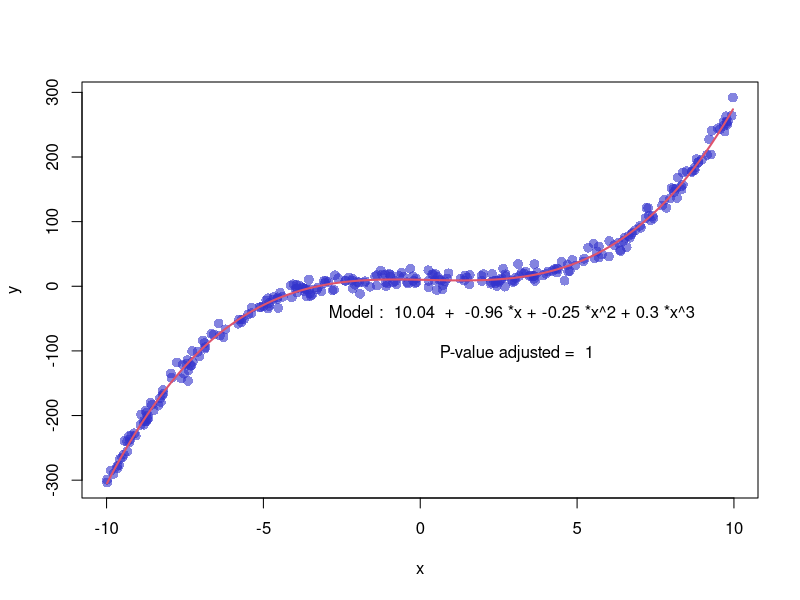

This chart was generated by the following R code:
x <- runif(300,  min=-10, max=10) 
y <- 0.3*x^3 - 0.25 * x^2 - x + 10 + rnorm(length(x),0,8) 
 
# plot of x and y :
plot(x,y,col=rgb(0.2,0.2,0.8,0.6),pch=16 , cex=1.3) 
 
# Can we find a polynome that fit this function ?
model <- lm(y ~ x + I(x^2) + I(x^3))
 
# I can get the features of this model :
#summary(model)
#model$coefficients
#summary(model)$adj.r.squared
 
# For each value of x, I can get the value of y estimated by the model, and add it to the current plot !
myPredict <- predict( model ) 
ix <- sort(x,index.return=T)$ix
lines(x[ix], myPredict[ix], col=2, lwd=2 )  

# I add the features of the model to the plot
coeff <- round(model$coefficients , 2)
text(3, -70 , paste("Model : ",coeff[1] , " + " , coeff[2] , "*x"  , "+" , coeff[3] , "*x^2" , "+" , coeff[4] , "*x^3" , "\n\n" , "P-value adjusted = ",round(summary(model)$adj.r.squared,2)))
